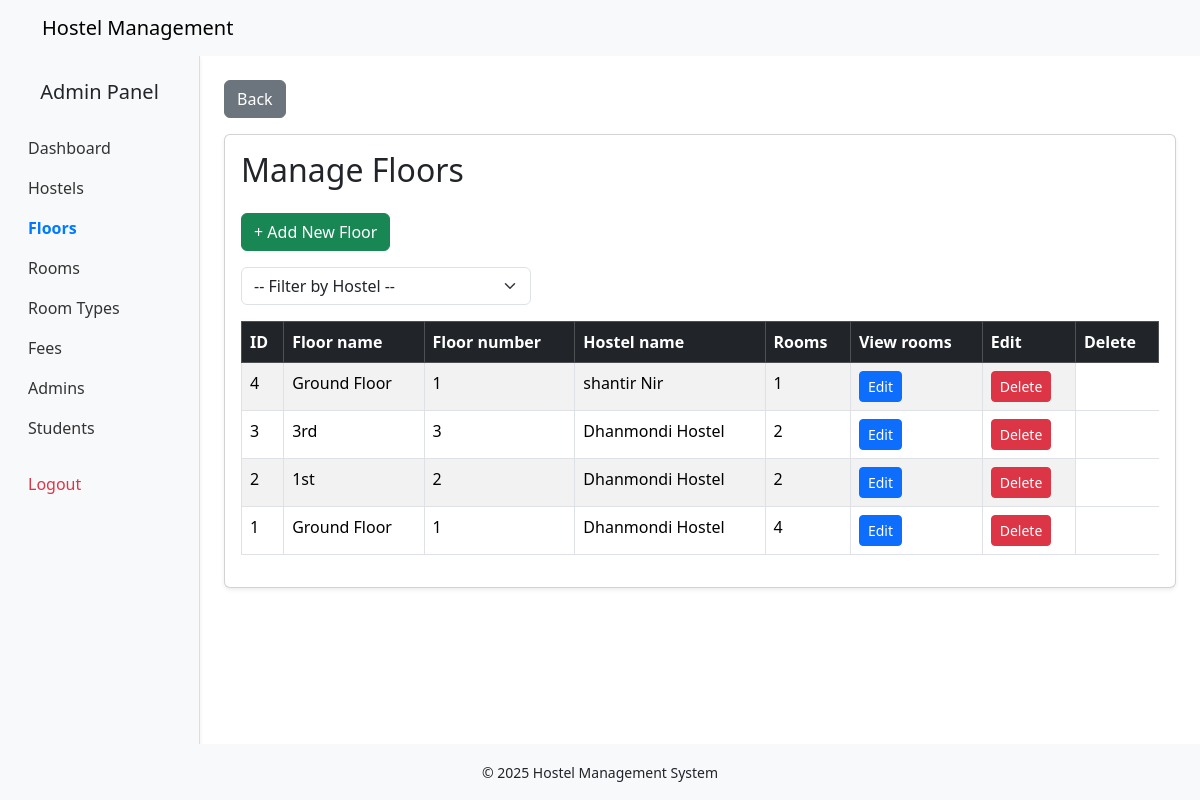
Page /admin/sections/floors/index.php (signed in) on the committed database.
### tables this page shows
CREATE TABLE `floors` (
  `id` int(11) NOT NULL,
  `hostel_id` int(11) DEFAULT NULL,
  `floor_number` int(11) NOT NULL,
  `floor_name` varchar(100) DEFAULT NULL,
  `created_at` timestamp NOT NULL DEFAULT current_timestamp(),
  `updated_at` timestamp NOT NULL DEFAULT current_timestamp() ON UPDATE current_timestamp()
);

CREATE TABLE `hostels` (
  `id` int(11) NOT NULL,
  `hostel_incharge_id` int(11) DEFAULT NULL,
  `address_id` int(11) DEFAULT NULL,
  `hostel_name` varchar(100) NOT NULL,
  `hostel_type` enum('male','female') NOT NULL,
  `contact_number` varchar(20) NOT NULL,
  `capacity` int(11) DEFAULT 0,
  `amenities` text DEFAULT NULL,
  `created_at` timestamp NOT NULL DEFAULT current_timestamp(),
  `updated_at` timestamp NOT NULL DEFAULT current_timestamp() ON UPDATE current_timestamp()
);

### admin/sections/floors/index.php (the view, shortened to what this page needs)
<?php
require_once BASE_PATH . '/config/db.php';
$floors = [];
$sql = "
    SELECT
        floors.id,
        floors.floor_number,
        floors.floor_name,
        hostels.hostel_name,
        (
            SELECT COUNT(*) FROM rooms WHERE rooms.floor_id = floors.id
        ) AS number_of_rooms
    FROM floors
    LEFT JOIN hostels ON floors.hostel_id = hostels.id
";
$sql .= " ORDER BY floors.id DESC";
$result = $conn->query($sql);
if ($result && $result->num_rows > 0) {
    $floors = $result->fetch_all(MYSQLI_ASSOC);
}
require_once BASE_PATH . '/admin/includes/header_admin.php';
?>
<div class="content container-fluid">
    <div class="row full-height">
        <?php require_once BASE_PATH . '/admin/includes/sidebar_admin.php'; ?>
        <main class="col-md-10 ms-sm-auto px-md-4 py-4">
            <a href="<?= BASE_URL . '/admin/dashboard_admin.php' ?>" class="btn btn-secondary mb-3">Back</a>
            <div class="card shadow-sm">
                <div class="card-body">
                    <h2 class="mb-4">Manage Floors</h2>
                    <a href="<?= BASE_URL . '/admin/sections/floors/add.php' ?>" class="btn btn-success mb-3">+ Add New Floor</a>
                    <form method="get" class="mb-3">
                        <div class="row">
                            <div class="col-md-4">
                                <select name="hostel_id" class="form-select" onchange="this.form.submit()">
                                    <option value="0">-- Filter by Hostel --</option>
                                </select>
                            </div>
                        </div>
                    </form>
                    <div class="table-responsive">
                        <table class="table table-bordered table-striped">
                            <thead class="table-dark">
                                <tr>
                                    <th>ID</th>
                                    <th>Floor name</th>
                                    <th>Floor number</th>
                                    <th>Hostel name</th>
                                    <th>Rooms</th>
                                    <th>View rooms</th>
                                    <th>Edit</th>
                                    <th>Delete</th>
                                </tr>
                            </thead>
                            <tbody>
                                <?php if (empty($floors)): ?>
                                    <tr>
                                        <td colspan="12" class="text-center">No floors found.</td>
                                    </tr>
                                <?php else: ?>
                                    <?php foreach ($floors as $floor): ?>
                                        <tr>
                                            <td><?= $floor['id'] ?></td>
                                            <td><?= htmlspecialchars($floor['floor_name']) ?></td>
                                            <td><?= $floor['floor_number'] ?? 'N/A' ?></td>
                                            <td><?= $floor['hostel_name'] ?? 'N/A' ?></td>
                                            <td><?= $floor['number_of_rooms'] ?? 'N/A' ?></td>
                                            <td>
                                                <a href="<?= BASE_URL ?>/admin/sections/floors/edit.php?id=<?= $floor['id'] ?>" class="btn btn-sm btn-primary">Edit</a>
                                            </td>
                                            <td>
                                                <button class="btn btn-sm btn-danger delete-floor" data-id="<?= $floor['id'] ?>">Delete</button>
                                            </td>
                                        </tr>
                                    <?php endforeach; ?>
                                <?php endif; ?>
                            </tbody>
                        </table>
                    </div>
                </div>
            </div>
        </main>
    </div>
</div>
<?php require_once BASE_PATH . '/admin/includes/footer_admin.php'; ?>

### admin/assets/css/common_admin.css (style rules this page uses)
html, body { height: 100%; margin: 0; }
body { display: flex; flex-direction: column; }
.content { flex: 1; }
.full-height { flex: 1; display: flex; height: 100%; }

### rows in the picture
floors: id "4", floor_name "Ground Floor", floor_number "1", hostel.hostel_name "shantir Nir", number_of_rooms "1"
floors: id "3", floor_name "3rd", floor_number "3", hostel.hostel_name "Dhanmondi Hostel", number_of_rooms "2"
floors: id "2", floor_name "1st", floor_number "2", hostel.hostel_name "Dhanmondi Hostel", number_of_rooms "2"
floors: id "1", floor_name "Ground Floor", floor_number "1", hostel.hostel_name "Dhanmondi Hostel", number_of_rooms "4"
